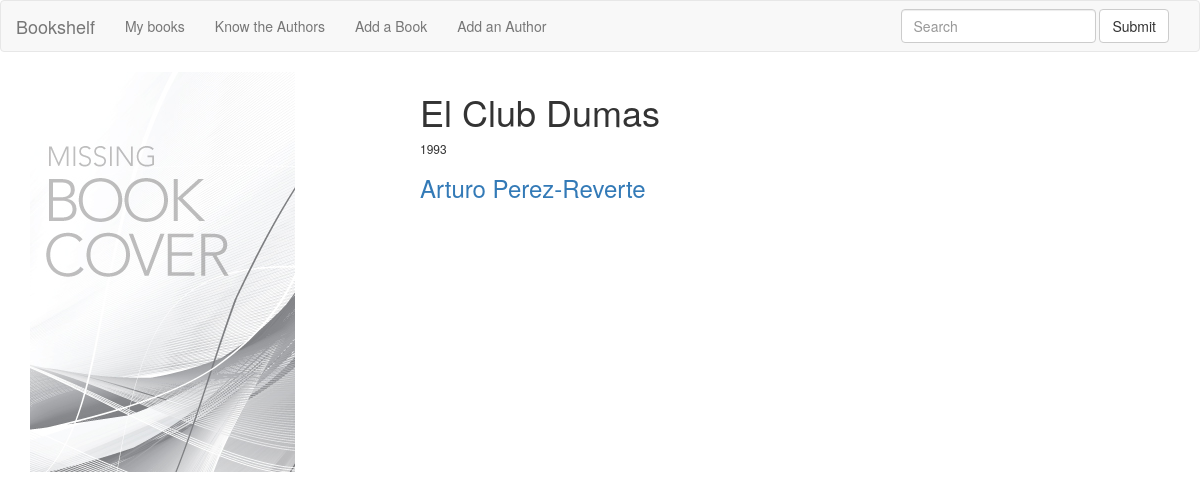
/bookshelf/book/4/, run on the app's committed database.
### bookshelf/models.py (models this page shows, shortened)
class Book(models.Model):
    title = models.CharField(max_length=255)
    author = models.ForeignKey(Author)
    cover = models.ImageField(blank=True)
    synopsis = models.TextField(blank=True)
    year = models.IntegerField(blank=True, default=0)
    def image_url(self):
        if self.cover and hasattr(self.cover, 'url'):
            return self.cover.url
        else:
            return '/static/images/default_bookcover.jpg'

class Author(models.Model):
    name = models.CharField(max_length=255)
    nickname = models.CharField(max_length=255, blank=True)
    def __str__(self):
        return self.name

### bookshelf/views.py (the view)
# urls.py: url(r'^book/(?P<book_id>[0-9]+)/$', views.book_detail, name='book_detail'),
def book_detail(request, book_id):
    book = get_object_or_404(Book, pk=book_id)
    return render(request, 'book_details.html', {'book': book})

### bookshelf/templates/book_details.html (shortened to what this page needs)
{% extends "base.html" %}
{% load i18n %}
{% block content %}
    <div class="row">
        <div class="col-md-4"><img src="{{ book.image_url }}" class="img-responsive" alt="{{ book.title }}"></div>
        <div class="col-md-8">
            <h1>{{ book.title }}</h1>
            <h6>{{ book.year }}</h6>
            <h3><a href="{% url 'author_detail' book.author.id %}">{{ book.author }}</a></h3>
        </div>
    </div>
{% endblock %}

### data on the page
Book: title "El Club Dumas", year "1993", author "Arturo Perez-Reverte"
